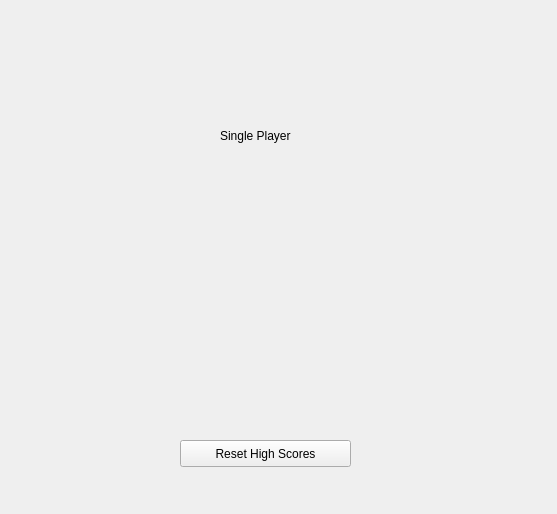
<?xml version="1.0" encoding="UTF-8"?>
<ui version="4.0">
 <class>HighScoreWindow</class>
 <widget class="QWidget" name="HighScoreWindow">
  <property name="geometry">
   <rect>
    <x>0</x>
    <y>0</y>
    <width>557</width>
    <height>514</height>
   </rect>
  </property>
  <property name="windowTitle">
   <string>High Scores</string>
  </property>
  <widget class="QLabel" name="lblHighScoreTitle">
   <property name="geometry">
    <rect>
     <x>70</x>
     <y>30</y>
     <width>401</width>
     <height>81</height>
    </rect>
   </property>
   <property name="text">
    <string/>
   </property>
   <property name="pixmap">
    <pixmap resource="resources.qrc">:/images/highscore.png</pixmap>
   </property>
  </widget>
  <widget class="QPushButton" name="btnResetScores">
   <property name="geometry">
    <rect>
     <x>180</x>
     <y>440</y>
     <width>171</width>
     <height>27</height>
    </rect>
   </property>
   <property name="text">
    <string>Reset High Scores</string>
   </property>
  </widget>
  <widget class="QLabel" name="label">
   <property name="geometry">
    <rect>
     <x>220</x>
     <y>120</y>
     <width>111</width>
     <height>31</height>
    </rect>
   </property>
   <property name="text">
    <string>Single Player</string>
   </property>
  </widget>
  <widget class="QLabel" name="lblSPHS">
   <property name="geometry">
    <rect>
     <x>10</x>
     <y>150</y>
     <width>531</width>
     <height>271</height>
    </rect>
   </property>
   <property name="text">
    <string/>
   </property>
  </widget>
 </widget>
 <resources>
  <include location="resources.qrc"/>
 </resources>
 <connections/>
</ui>
